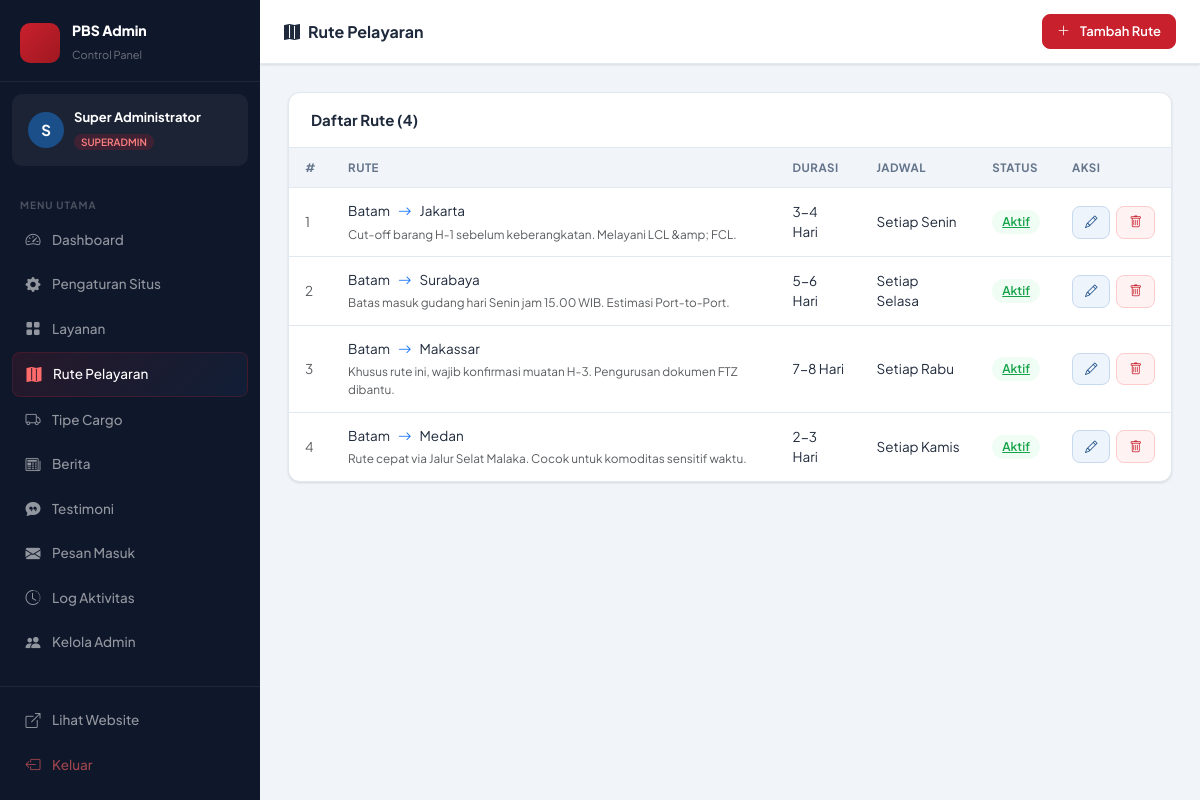
The page /admin/routes.php (signed in) on the database its author committed.
### tables this page shows
CREATE TABLE `routes`  (
  `id` int NOT NULL AUTO_INCREMENT,
  `origin` varchar(100) NOT NULL,
  `destination` varchar(100) NOT NULL,
  `frequency` varchar(100) NULL DEFAULT 'Mingguan',
  `duration` varchar(50) NULL DEFAULT NULL,
  `is_active` tinyint(1) NULL DEFAULT 1,
  `sort_order` int NULL DEFAULT 0,
  `notes` longtext NULL,
  PRIMARY KEY (`id`) USING BTREE
);

### admin/routes.php (the view, shortened to what this page needs)
<?php
$pdo = getPDO();
$routes = $pdo->query("SELECT * FROM routes ORDER BY sort_order ASC, id ASC")->fetchAll();
?>
<!DOCTYPE html>
<html lang="id">
<head>
    <link rel="stylesheet" href="https://cdn.jsdelivr.net/npm/bootstrap@5.3.3/dist/css/bootstrap.min.css">
    <link rel="stylesheet" href="https://cdn.jsdelivr.net/npm/bootstrap-icons@1.11.3/font/bootstrap-icons.min.css">
    <link rel="stylesheet" href="<?= BASE_URL ?>/admin/assets/admin.css">
</head>
<body>
<div class="adm-layout">
    <?php include __DIR__ . '/includes/sidebar.php'; ?>
    <div class="adm-main">
        <div class="adm-topbar">
            <div class="topbar-title"><i class="bi bi-map-fill me-2"></i>Rute Pelayaran</div>
            <div class="topbar-actions"><button class="topbar-btn btn-primary-adm" onclick="openModal()"><i class="bi bi-plus-lg me-1"></i>Tambah Rute</button></div>
        </div>
        <div class="adm-content">
            <div class="adm-card">
                <div class="adm-card-header"><h5>Daftar Rute (<?= count($routes) ?>)</h5></div>
                <?php if (empty($routes)): ?>
                <div class="empty-state"><i class="bi bi-map"></i><p>Belum ada rute.</p></div>
                <?php else: ?>
                <div class="table-responsive">
                    <table class="adm-table">
                        <thead><tr><th>#</th><th>Rute</th><th>Durasi</th><th>Jadwal</th><th>Status</th><th>Aksi</th></tr></thead>
                        <tbody>
                        <?php foreach ($routes as $i => $r): ?>
                        <tr>
                            <td class="text-muted nowrap"><?= $i+1 ?></td>
                            <td class="nowrap">
                                <div class="d-flex align-items-center gap-2">
                                    <span class="fw-700"><?= htmlspecialchars($r['origin']) ?></span>
                                    <i class="bi bi-arrow-right text-primary"></i>
                                    <span class="fw-700"><?= htmlspecialchars($r['destination']) ?></span>
                                </div>
                                <?php if ($r['notes']): ?><small class="text-muted d-block mt-1"><?= htmlspecialchars($r['notes']) ?></small><?php endif; ?>
                            </td>
                            <td class="nowrap"><?= htmlspecialchars($r['duration']) ?></td>
                            <td class="nowrap"><?= htmlspecialchars($r['frequency']) ?></td>
                            <td class="nowrap"><a href="?toggle=<?= $r['id'] ?>" class="adm-badge <?= $r['is_active']?'green':'gray' ?>"><?= $r['is_active']?'Aktif':'Nonaktif' ?></a></td>
                            <td class="nowrap">
                                <div class="action-btns">
                                    <a href="#" class="btn-adm edit" onclick="openModal(<?= htmlspecialchars(json_encode($r)) ?>);return false;"><i class="bi bi-pencil"></i></a>
                                    <a href="?delete=<?= $r['id'] ?>" class="btn-adm del" onclick="return confirm('Hapus rute ini?')"><i class="bi bi-trash"></i></a>
                                </div>
                            </td>
                        </tr>
                        <?php endforeach; ?>
                        </tbody>
                    </table>
                </div>
                <?php endif; ?>
            </div>
        </div>
    </div>
</div>
</body>
</html>

### admin/assets/admin.css (style rules this page uses)
:root { --sidebar-w: 260px; --topbar-h: 64px; --adm-bg: #F1F5F9; --adm-dark: #0F172A; --adm-sidebar: #0F172A; --adm-card: #FFFFFF; --adm-border: #E2E8F0; --adm-text: #1E293B; --adm-muted: #64748B; --adm-red: #C8202D; --adm-red-soft: #FEF2F2; --adm-blue: #1B4F8A; --adm-blue-soft: #EEF4FB; --adm-green: #16A34A; --adm-green-soft: #F0FDF4; --adm-yellow: #D97706; --adm-yellow-soft: #FFFBEB; --adm-radius: 12px; --adm-shadow: 0 1px 3px rgba(0, 0, 0, 0.07), 0 1px 2px rgba(0, 0, 0, 0.05); --adm-shadow-md: 0 4px 16px rgba(0, 0, 0, 0.08); --font: 'Plus Jakarta Sans', sans-serif; --transition: all 0.2s cubic-bezier(0.4, 0, 0.2, 1); }
* { box-sizing: border-box; margin: 0; padding: 0; }
*::before, *::after { box-sizing: border-box; }
body { font-family: var(--font); background: var(--adm-bg); color: var(--adm-text); }
.adm-layout { display: flex; min-height: 100vh; }
.adm-main { margin-left: var(--sidebar-w); flex: 1; display: flex; flex-direction: column; transition: var(--transition); }
.adm-topbar { height: var(--topbar-h); background: white; border-bottom: 1px solid var(--adm-border); display: flex; align-items: center; gap: 12px; padding: 0 24px; position: sticky; top: 0; z-index: 100; box-shadow: var(--adm-shadow); }
.topbar-title { font-weight: 700; font-size: 16px; color: var(--adm-text); }
.topbar-actions { margin-left: auto; display: flex; align-items: center; gap: 8px; }
.topbar-btn { background: var(--adm-bg); border: 1px solid var(--adm-border); border-radius: 8px; padding: 7px 14px; font-size: 13px; font-family: var(--font); font-weight: 600; color: var(--adm-text); cursor: pointer; text-decoration: none; display: flex; align-items: center; gap: 6px; transition: var(--transition); }
.topbar-btn.btn-primary-adm { background: var(--adm-red); border-color: var(--adm-red); color: white; }
.adm-content { padding: 28px; flex: 1; }
.adm-card { background: var(--adm-card); border-radius: var(--adm-radius); border: 1px solid var(--adm-border); box-shadow: var(--adm-shadow); overflow: hidden; }
.adm-card-header { padding: 18px 22px; border-bottom: 1px solid var(--adm-border); display: flex; align-items: center; justify-content: space-between; }
.adm-card-header h5 { font-size: 15px; font-weight: 700; margin: 0; }
.adm-table { width: 100%; border-collapse: collapse; font-size: 13.5px; }
.adm-table th { padding: 11px 16px; background: var(--adm-bg); font-weight: 700; color: var(--adm-muted); font-size: 11.5px; text-transform: uppercase; letter-spacing: 0.5px; border-bottom: 1px solid var(--adm-border); white-space: nowrap; }
.adm-table td { padding: 13px 16px; border-bottom: 1px solid var(--adm-border); vertical-align: middle; }
.adm-table tr:last-child td { border-bottom: none; }
.table-responsive { display: block; width: 100%; overflow-x: auto; -webkit-overflow-scrolling: touch; }
.adm-badge { display: inline-flex; align-items: center; gap: 4px; padding: 3px 10px; border-radius: 20px; font-size: 12px; font-weight: 600; }
.adm-badge.green { background: var(--adm-green-soft); color: var(--adm-green); }
.btn-adm { display: inline-flex; align-items: center; gap: 5px; padding: 6px 12px; border-radius: 8px; font-size: 12.5px; font-weight: 600; font-family: var(--font); border: 1px solid transparent; cursor: pointer; text-decoration: none; transition: var(--transition); }
.btn-adm.edit { background: var(--adm-blue-soft); color: var(--adm-blue); border-color: #c7d9f0; }
.btn-adm.del { background: var(--adm-red-soft); color: var(--adm-red); border-color: #ffcccc; }
.action-btns { display: flex; gap: 6px; align-items: center; }

### rows shown on the page
routes: origin "Batam", destination "Jakarta", notes "Cut-off barang H-1 sebelum keberangkatan. Melayani LCL &amp; FCL.", duration "3-4 Hari", frequency "Setiap Senin", is_active "Aktif"
routes: origin "Batam", destination "Surabaya", notes "Batas masuk gudang hari Senin jam 15.00 WIB. Estimasi Port-to-Port.", duration "5-6 Hari", frequency "Setiap Selasa", is_active "Aktif"
routes: origin "Batam", destination "Makassar", notes "Khusus rute ini, wajib konfirmasi muatan H-3. Pengurusan dokumen FTZ dibantu.", duration "7-8 Hari", frequency "Setiap Rabu", is_active "Aktif"
routes: origin "Batam", destination "Medan", notes "Rute cepat via Jalur Selat Malaka. Cocok untuk komoditas sensitif waktu.", duration "2-3 Hari", frequency "Setiap Kamis", is_active "Aktif"

### other values the page prints
mb_strtoupper(mb_substr($admin['name'], 0, 1)) "S"
$admin['name'] "Super Administrator"
$admin['role'] "SUPERADMIN"
$m['label'] "Dashboard"
$m['label'] "Pengaturan Situs"
$m['label'] "Layanan"
$m['label'] "Rute Pelayaran"
$m['label'] "Tipe Cargo"
$m['label'] "Berita"
$m['label'] "Testimoni"
$m['label'] "Pesan Masuk"
$m['label'] "Log Aktivitas"
$m['label'] "Kelola Admin"
count($routes) "4"
